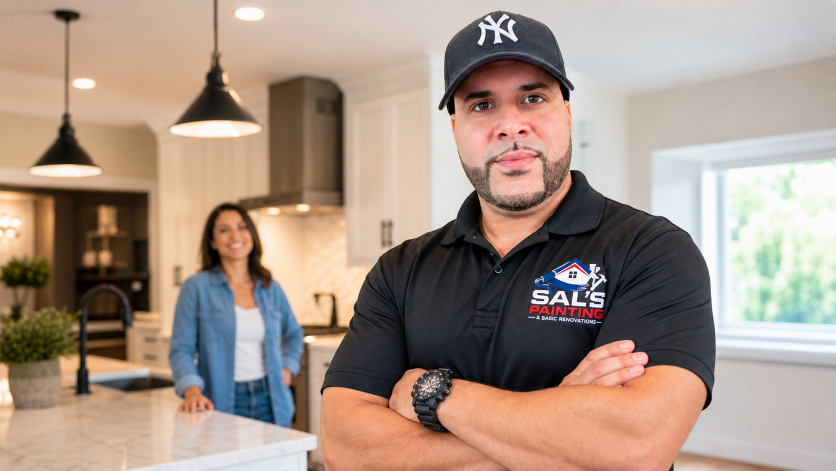
#> input picture Images/SalsHeroImage.png, 1672 x 941 px (shown at 1/2 size)
$ python generate-content-images.py
#> lines starting #> are read from the running program, lines starting #| are printed output that depends on the picture
"""
Sharp in-page content images from SalsHeroImage.png.

Gallery .webp files are upscaled from 206px Facebook thumbnails — fine in the
small gallery grid, too soft when stretched across article width. Content
figures use these 560×420 crops at ~480px display (never upscaled past source).
"""
from pathlib import Path
from PIL import Image

ROOT = Path(__file__).resolve().parent.parent
OUT = ROOT / "Images" / "content"
OUT.mkdir(parents=True, exist_ok=True)

HERO = ROOT / "Images" / "SalsHeroImage.png"
CONTENT_SIZE = (560, 420)

# slug -> horizontal focal point on hero banner (0..1)
SLUGS = {
    "interior-painting": 0.12,
    "exterior-painting": 0.22,
    "drywall-repair-prep": 0.32,
    "trim-doors-ceilings": 0.42,
    "accent-walls": 0.52,
    "deck-fence-staining": 0.62,
    "basic-renovations": 0.72,
    "carteret-painter": 0.15,
    "perth-amboy-painter": 0.25,
    "woodbridge-painter": 0.35,
    "rahway-painter": 0.45,
    "edison-painter": 0.55,
    "linden-painter": 0.65,
    "iselin-painter": 0.75,
    "sayreville-painter": 0.85,
    "south-amboy-painter": 0.50,
    "pricing": 0.38,
    "service-guarantee": 0.68,
}


def focal_cover(im: Image.Image, size: tuple[int, int], fx: float, fy: float = 0.48) -> Image.Image:
    target_w, target_h = size
    scale = max(target_w / im.width, target_h / im.height)
    resized = im.resize(
        (round(im.width * scale), round(im.height * scale)),
        Image.Resampling.LANCZOS,
    )
    cx = int(resized.width * fx)
    cy = int(resized.height * fy)
    left = max(0, min(cx - target_w // 2, resized.width - target_w))
    top = max(0, min(cy - target_h // 2, resized.height - target_h))
    return resized.crop((left, top, left + target_w, top + target_h))


hero = Image.open(HERO).convert("RGB")
#> hero is the input picture: PIL image 1672x941 RGB; mean R, G, B 166.8, 147.4, 134.3
for slug, fx in SLUGS.items():
    crop = focal_cover(hero, CONTENT_SIZE, fx)
    crop.save(OUT / f"{slug}.webp", "WEBP", quality=88, method=6)
#> this loop made 18 passes
#> pass 1, in focal_cover, `resized = im.resize( (round(im.width * scale), round(im.height * scale..`:
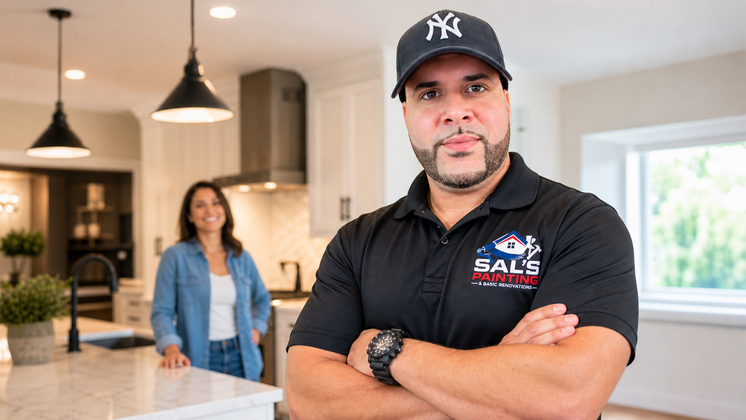
#> resized: PIL image 746x420 RGB; mean R, G, B 166.8, 147.4, 134.3
#> pass 1, `crop = focal_cover(hero, CONTENT_SIZE, fx)`:
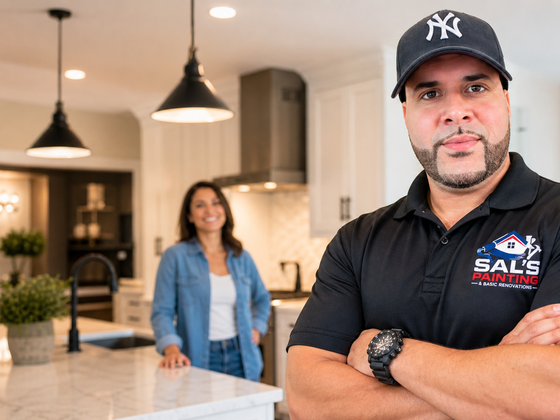
#> crop: PIL image 560x420 RGB; mean R, G, B 158.9, 134.3, 118.3
#> after the loop:
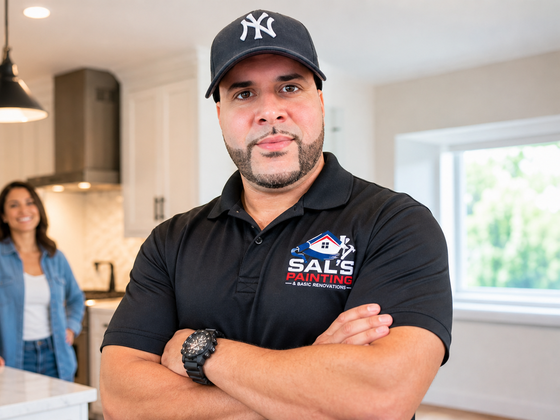
#> crop: PIL image 560x420 RGB; mean R, G, B 167.5, 150.9, 142

print(f"Wrote {len(SLUGS)} sharp content images to {OUT}")

$ run again, with 481909899_638280662289764_3377740416307470407_n.jpg saved as Images/SalsHeroImage.png
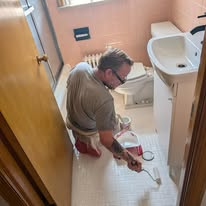
#> input picture 481909899_638280662289764_3377740416307470407_n.jpg, 206 x 206 px
#> hero is the input picture: PIL image 206x206 RGB; mean R, G, B 152, 129, 111.6
#> the loop `for slug, fx in SLUGS.items():` made 18 passes
#> pass 1, `crop = focal_cover(hero, CONTENT_SIZE, fx)`:
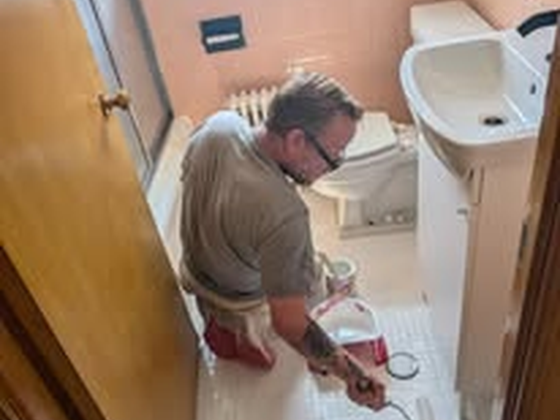
#> crop: PIL image 560x420 RGB; mean R, G, B 150.2, 126.1, 106.7
